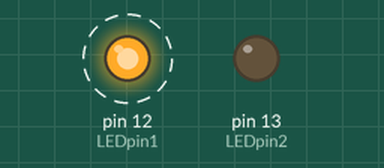
The sketch below on a simulated Arduino Uno, built with avr-gcc and run on an emulated ATmega328P. Shown: output pins drawn as LEDs (lit = HIGH). Dashed ring = blinking.

Above: at 0.5 s.
Timing chart, 0 to 4.6 s (numbered marks = the images above):
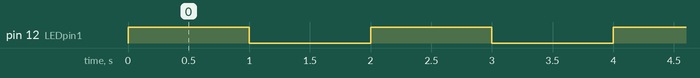

Measured:
- by itself, pin 12 (LEDpin1): alternates HIGH for 1.0 s and LOW for 1.0 s

The sketch:

externalLED.ino
```cpp
int LEDpin1=12;
int LEDpin2=13;
int delaytime=1000;


void setup() {
  // put your setup code here, to run once:
  pinMode(LEDpin1,OUTPUT);
  pinMode(LEDpin2,OUTPUT);
}

void loop() {
  // put your main code here, to run repeatedly:
  digitalWrite(LEDpin2,LOW);
  digitalWrite(LEDpin1,HIGH);
  delay(delaytime);
  digitalWrite(LEDpin1,LOW);
  delay(delaytime);
}
```
